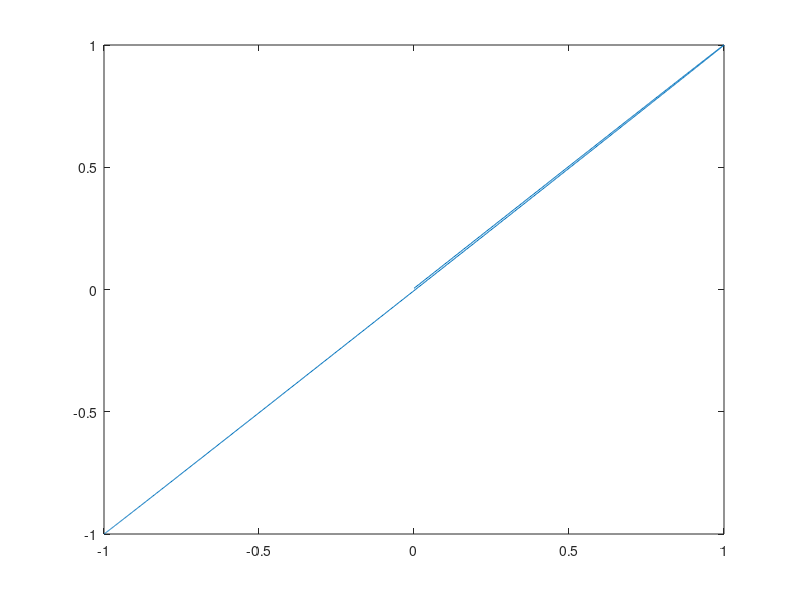

The MATLAB script that drew this image:
close all
clear all

N = 1000;
t = linspace(0,3*pi/2,N);

for i = 1:N-1

    v(i) = sin(t(i)) ;
    w(i) = sin(t(i+1)) ;
end

figure
plot(v,w)